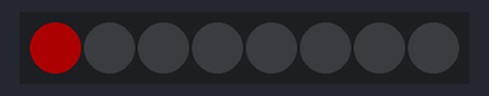
Simulated run of this sketch. Board: Arduino Uno, built with avr-gcc and run on an emulated ATmega328P. Parts: 8 RGB LEDs in strip order, left to right. Dim RGB values are drawn brighter than linear.

Above: at 0.05 s.
At 0.8 s:
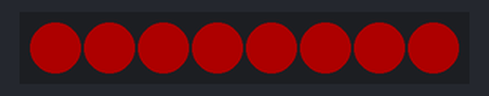
At 1.85 s:
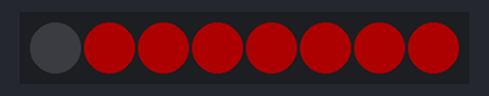
At 2.6 s:
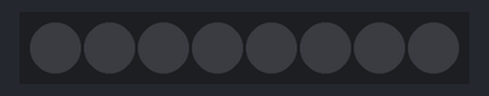
At 3.4 s:
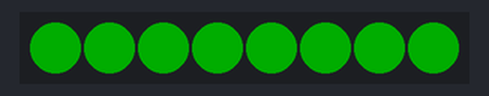
At 5.3 s:
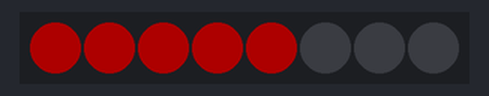
Timing chart, 0 to 40.0 s (numbered marks = the images above):
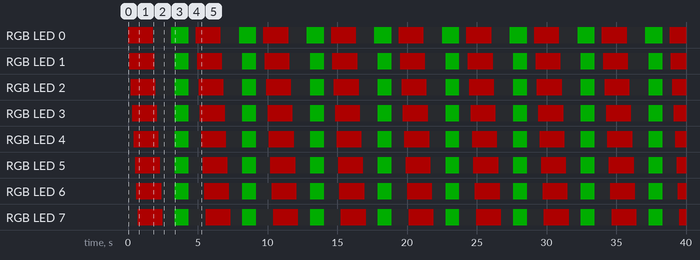

The sketch:

L2_Tira_De_Colores.ino
```cpp
/*
 * INSANI ROBOTICS - FUNDAMENTOS F4
 * Lección 2: Barrido de Color (Color Wipe)
 * ------------------------------------------------
 * Objetivo: Usar un bucle para encender LEDs secuencialmente.
 * Librería requerida: Adafruit NeoPixel
 */

#include <Adafruit_NeoPixel.h>

const int PIN_DATOS = 6;
// ¡CAMBIA ESTO! Pon aquí cuántos LEDs tiene TU tira real.
// Si usas un anillo de 12, pon 12. Si usas una tira de 8, pon 8.
const int NUM_LEDS  = 8;

// Crear el objeto tira
Adafruit_NeoPixel tira(NUM_LEDS, PIN_DATOS, NEO_GRB + NEO_KHZ800);

void setup() {
  tira.begin();
  tira.show();            // Apagar todo al iniciar
  tira.setBrightness(50); // Brillo al 50%
}

void loop() {
  // --- EFECTO 1: Llenado Rojo (Uno por uno) ---
  // El bucle va desde el LED 0 hasta el último
  for(int i = 0; i < NUM_LEDS; i++) {
    tira.setPixelColor(i, 255, 0, 0); // Configura el color ROJO en la posición "i"
    tira.show();      // Muestra el cambio inmediatamente
    delay(100);       // Espera 100ms para que el ojo vea el movimiento
  }

  delay(1000); // Espera 1 segundo con todo rojo

  // --- EFECTO 2: Borrado (Apagar uno por uno) ---
  // Usamos la misma lógica, pero pintando de NEGRO (0,0,0)
  for(int i = 0; i < NUM_LEDS; i++) {
    tira.setPixelColor(i, 0, 0, 0);
    tira.show();
    delay(100);
  }

  delay(500);

  // --- EFECTO 3: Llenado Verde Rápido ---
  for(int i = 0; i < NUM_LEDS; i++) {
    tira.setPixelColor(i, 0, 255, 0);
    tira.show();
    delay(30); // Al reducir el delay, el efecto es más rápido
  }

  // Reinicio
  delay(1000);
  tira.clear(); // Función especial para borrar toda la memoria RAM de la tira
  tira.show();
  delay(500);
}
```

Measured:
- by itself, RGB LED 0: repeats every 4.9 s: off 1.3 s, RGB(0, 50, 0) 1.2 s, off 0.50 s, RGB(50, 0, 0) 1.8 s
- by itself, RGB LED 1: repeats every 4.9 s: off 1.4 s, RGB(0, 50, 0) 1.0 s, off 0.60 s, RGB(50, 0, 0) 1.8 s
- by itself, RGB LED 2: repeats every 4.9 s: off 1.3 s, RGB(0, 50, 0) 1.0 s, off 0.70 s, RGB(50, 0, 0) 1.8 s
- by itself, RGB LED 3: repeats every 4.9 s: off 1.2 s, RGB(0, 50, 0) 1.0 s, off 0.80 s, RGB(50, 0, 0) 1.8 s
- by itself, RGB LED 4: repeats every 4.9 s: off 1.1 s, RGB(0, 50, 0) 1.0 s, off 0.90 s, RGB(50, 0, 0) 1.8 s
- by itself, RGB LED 5: repeats every 4.9 s: off 1.0 s, RGB(0, 50, 0) 1.0 s, off 1.0 s, RGB(50, 0, 0) 1.8 s
- by itself, RGB LED 6: repeats every 4.9 s: off 0.94 s, RGB(0, 50, 0) 1.0 s, off 1.1 s, RGB(50, 0, 0) 1.8 s
- by itself, RGB LED 7: repeats every 4.9 s: off 0.84 s, RGB(0, 50, 0) 1.0 s, off 1.2 s, RGB(50, 0, 0) 1.8 s
